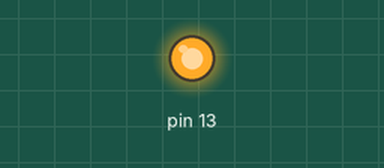
Simulated run of this sketch. Board: Arduino Uno, built with avr-gcc and run on an emulated ATmega328P. On the bench: output pins drawn as LEDs (lit = HIGH).

Above: at 2.5 s.
At 27.5 s:
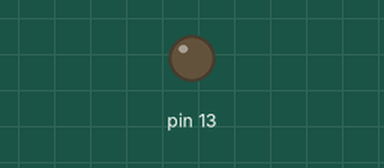
Timing chart, 0 to 39.0 s (numbered marks = the images above):
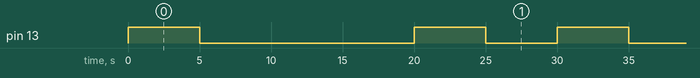

The sketch:

rele.ino
```cpp
void setup() {
  // put your setup code here, to run once:
  pinMode(13, OUTPUT);
}

void loop() {
  // put your main code here, to run repeatedly:
  digitalWrite(13, HIGH);
  delay(5000);
  digitalWrite(13, LOW);
  delay(5000);

  delay(10000);

  digitalWrite(13, HIGH);
  delay(5000);
  digitalWrite(13, LOW);
  delay(5000);


}
```

Measured:
- by itself, pin 13: repeats every 30.0 s: LOW 15.0 s, HIGH 5.0 s, LOW 5.0 s, HIGH 5.0 s
- by itself, everything shown: repeats every 30.0 s, in 4 steps
